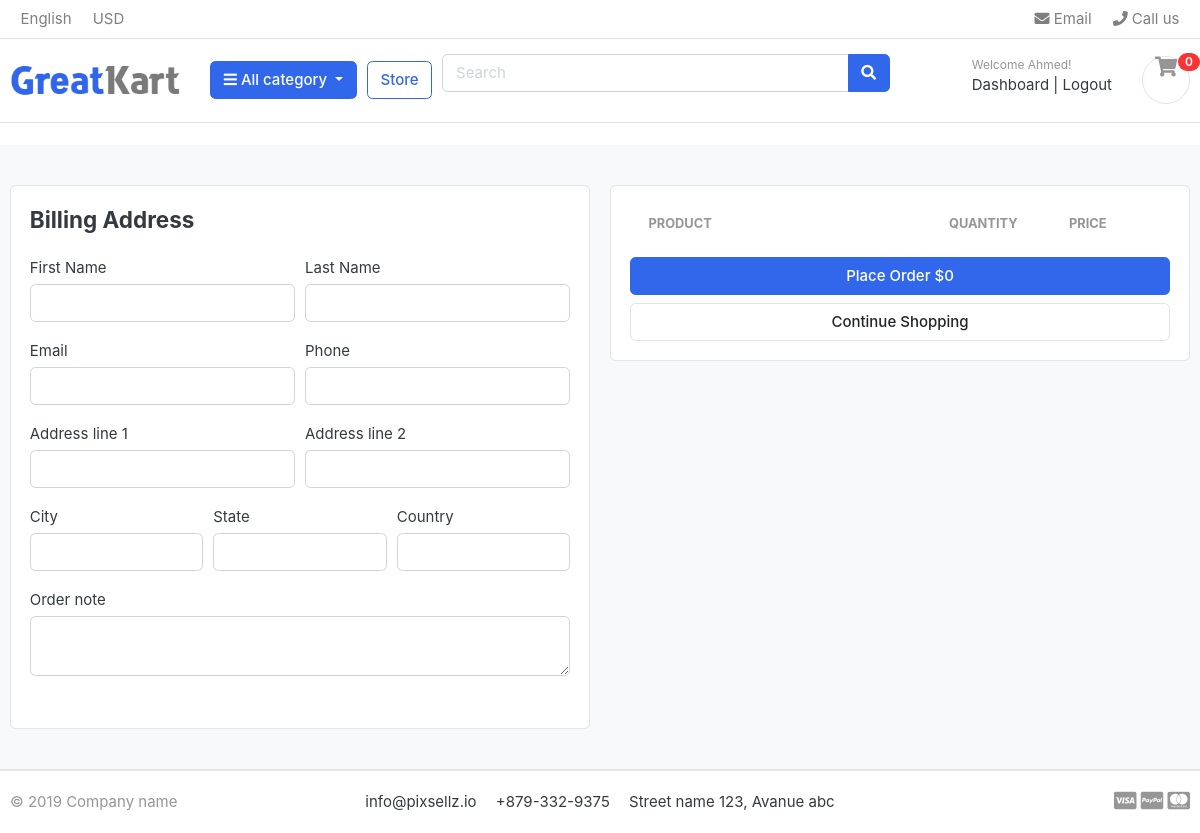
The page /cart/choeckout/ (signed in) on the database as committed earlier.
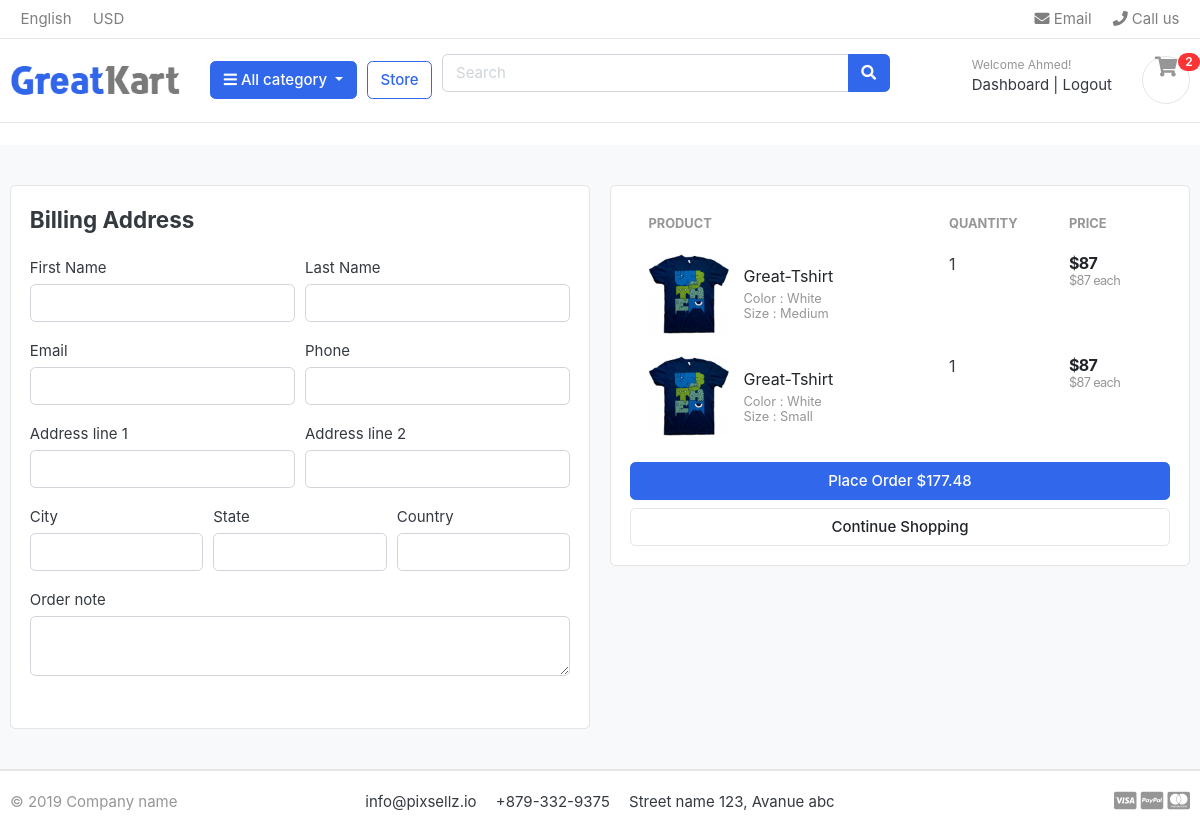
The same page on the database as committed later.
### carts/models.py (models this page shows, shortened)
class CartItem(models.Model):
    user = models.ForeignKey(Account, on_delete=models.CASCADE, null=True)
    variations = models.ManyToManyField(Variation,blank=True)
    product = models.ForeignKey(Product, on_delete=models.CASCADE , null=True)
    cart = models.ForeignKey(Cart, on_delete=models.CASCADE,null = True,blank=True)
    quantity= models.IntegerField()
    is_active = models.BooleanField(default=True)
    def totalPrice(self):
        return int(self.product.price*self.quantity)
    def __str__(self):
        return str(self.product)

### store/models.py (models this page shows, shortened)
class Product(models.Model):
    product_name = models.CharField(max_length=255,unique=True)
    slug        = models.SlugField(max_length=255, unique=True)
    description = models.TextField(max_length=255, blank=True)
    price       = models.IntegerField()
    image       = models.ImageField(upload_to='product_images/%y/%m/%d')
    stock       = models.IntegerField()
    is_available= models.BooleanField(default=True)
    category    = models.ForeignKey(Category, on_delete=models.CASCADE)
    created     = models.DateTimeField(auto_now_add=True)
    modified    = models.DateTimeField(auto_now=True)
    def __str__(self):
        return self.product_name

class Variation(models.Model):
    product            = models.ForeignKey(Product, on_delete=models.CASCADE)
    variation_category = models.CharField(max_length=100,choices=variation_category_choice)
    variation_value    = models.CharField(max_length=100)
    is_active          = models.BooleanField(default=True)
    created_date       = models.DateTimeField(auto_now=True)
    objects = VariationManger()

### carts/views.py (the view)
# urls.py: path('choeckout/', views.checkout, name='checkout', ),
@login_required(login_url='login')
def checkout(request,finalprice=0,total=0,tax=0,grandprice=0 ,cart = None ,cartitems = None):
    try:
        if request.user.is_authenticated:
            cartitems = CartItem.objects.filter(user=request.user,is_active=True)
        else:
            cart = Cart.objects.get(cart_id=_cart_id(request))
            cartitems = cart.cartitem_set.filter(is_active=True)
        for cartitem in cartitems:
            cartitem.product.price = int(cartitem.product.price)
            total = cartitem.product.price * cartitem.quantity
            finalprice += total
            tax = (2 * finalprice) / 100
            grandprice = finalprice + tax
    except ObjectDoesNotExist:
        pass
    ctx = {
        'total':total,
        'cart': cart,
        'cartitems': cartitems,
        'finalprice': finalprice,
        'tax': tax,
        'grandprice': grandprice,
    }
    return render(request, 'store/checkout.html',ctx)

### cartegory/context_processors.py (called while the page is built)
def menu_links(request):
    links = Category.objects.all()
    return dict(links=links)

### cartegory/models.py (called while the page is built)
    def get_url(self):
        return reverse('products_by_category', args=[self.slug])

### carts/context_processors.py (called while the page is built)
def counter(request):
    cart_count = 0
    if 'admin' in request.path:
        return {}
    else:
        try:
            cart = Cart.objects.filter(cart_id=_cart_id(request))
            if request.user.is_authenticated:
                cart_items = CartItem.objects.all().filter(user=request.user)
            else:
                cart_items = CartItem.objects.all().filter(cart=cart[:1])
            print(cart_items)
            for cart_item in cart_items:
                cart_count +=  cart_item.quantity
        except Cart.DoesNotExist:
            cart_count = 0
    return dict(cart_count=cart_count)

### carts/views.py (called while the page is built)
def _cart_id(request):
    cart = request.session.session_key
    if not cart:
        cart = request.session.create()
    return cart

### store/templates/store/checkout.html (shortened to what this page needs)
{% extends 'base.html' %}
{% load static %}
{% block content %}
<section class="section-content padding-y bg">
<div class="container">
<div class="row">
	<aside class="col-lg-6">
<div class="card">
    <div class="card-body">
        <h4 class="card-title mb-4">Billing Address</h4>
        <form action="{%url 'place_order'%}" method="POST">
            <div class="form-row">
                <div class="col form-group">
                    <label for="">First Name</label>
                    <input type="text" name="first_name" class="form-control" required>
                </div>
                <div class="col form-group">
                    <label for="">Last Name</label>
                    <input type="text" name="last_name" class="form-control" required>
                </div>
            </div>
            <div class="form-row">
                <div class="col form-group">
                    <label for="">Email</label>
                    <input type="text" name="email" class="form-control" required>
                </div>
                <div class="col form-group">
                    <label for="">Phone</label>
                    <input type="text" name="phone" class="form-control" required>
                </div>
            </div>
            <div class="form-row">
                <div class="col form-group">
                    <label for="">Address line 1</label>
                    <input type="text" name="address_line_1" class="form-control" required>
                </div>
                <div class="col form-group">
                    <label for="">Address line 2</label>
                    <input type="text" name="address_line_2" class="form-control">
                </div>
            </div>
            <div class="form-row">
                <div class="col form-group">
                    <label for="">City</label>
                    <input type="text" name="city" class="form-control" required>
                </div>
                <div class="col form-group">
                    <label for="">State</label>
                    <input type="text" name="state" class="form-control" required>
                </div>
                <div class="col form-group">
                    <label for="">Country</label>
                    <input type="text" name="country" class="form-control" required>
                </div>
            </div>
            <div class="form-row">
                <div class="col form-group">
                    <label for="">Order note</label>
                   <textarea name="order_note" rows="2" class="form-control"></textarea>
                </div>
            </div>
    </div>
</div>
	</aside>
	<aside class="col-lg-6">
		<div class="card">
		<div class="card-body">
<table class="table table-borderless table-shopping-cart">
<thead class="text-muted">
<tr class="small text-uppercase">
  <th scope="col">Product</th>
  <th scope="col" width="120">Quantity</th>
  <th scope="col" width="120">Price</th>
</tr>
</thead>
<tbody>
{% for cartitem in cartitems %}
<tr>
	<td>
		<figure class="itemside align-items-center">
			<div class="aside"><img src="{{ cartitem.product.image.url }}" class="img-sm"></div>
			<figcaption class="info">
				<a href="{{cart_item.product.get_url}}" class="title text-dark">{{ cartitem.product.product_name }}</a>
				<p class="text-muted small">
					{% if cartitem.variations.all%}
						{% for item in cartitem.variations.all %}
							{{ item.variation_category | capfirst }} : {{ item.variation_value | capfirst }} <br>
						{% endfor %}
					{% endif %}
				</p>
			</figcaption>
		</figure>
	</td>
	<td>
					<label for="">{{cartitem.quantity}}</label>
	</td>
	<td>
		<div class="price-wrap">
			<var class="price">${{ cartitem.totalPrice }}</var>
			<small class="text-muted"> ${{ cartitem.product.price }} each </small>
		</div>
	</td>
</tr>
{% endfor %}
</tbody>
</table>
            <button type="submit" name="submit" class="btn btn-primary btn-block">Place Order ${{grandprice}}</button>
			<a href="{% url 'store' %}" class="btn btn-light btn-block">Continue Shopping</a>
		</div>
		</div>
</aside>
</div>
</div>
</section>
{%endblock%}

### templates/navbar.html (shortened to what this page needs)
{%load static%}
<header class="section-header">
    <nav class="navbar p-md-0 navbar-expand-sm navbar-light border-bottom">
    <div class="container">
    <div class="collapse navbar-collapse" id="navbarTop4">
        <ul class="navbar-nav mr-auto">
            <li class="nav-item dropdown">
                <a href="#" class="nav-link">   English </a>
            </li>
            <li class="nav-item dropdown">
                <a href="#" class="nav-link"> USD </a>
            </li>
        </ul>
        <ul class="navbar-nav">
            <li><a href="{%url 'navbar'%}" class="nav-link"> <i class="fa fa-envelope"></i> Email </a></li>
            <li><a href="#" class="nav-link"> <i class="fa fa-phone"></i> Call us </a></li>
        </ul>
    </div>
    </div>
    </nav>
    <section class="header-main border-bottom">
        <div class="container">
    <div class="row align-items-center">
        <div class="col-lg-2 col-md-3 col-6">
            <a href="{% url 'home' %}" class="brand-wrap">
                <img class="logo" src="{% static './images/logo.png' %}">
            </a>
        </div>
        <div class="col-lg col-sm col-md col-6 flex-grow-0">
            <div class="category-wrap dropdown d-inline-block float-right">
                <button type="button" class="btn btn-primary dropdown-toggle" data-toggle="dropdown">
                    <i class="fa fa-bars"></i> All category
                </button>
            </div>
        </div>
        <a href="{%url 'store'%}" class="btn btn-outline-primary">Store</a>
        <div class="col-lg  col-md-6 col-sm-12 col">
            <form id="searchForm" action="{%url 'search'%}" class="search"  method="GET"  >
                <div class="input-group w-100">
                    <input type="text" class="form-control" style="width:60%;" placeholder="Search" name="search_query">
                    <div class="input-group-append">
                      <button class="btn btn-primary" type="submit">
                        <i class="fa fa-search"></i>
                      </button>
                    </div>
                </div>
            </form>
        </div>
        <div class="col-lg-3 col-sm-6 col-8 order-2 order-lg-3">
                    <div class="d-flex justify-content-end mb-3 mb-lg-0">
                        <div class="widget-header">
                            {%if request.user.is_authenticated%}
                            <small class="title text-muted">Welcome {{user.first_name}}!</small>
                            {%else%}
                            <small class="title text-muted">Welcome guest!</small>
                            {%endif%}
                            {%if request.user.is_authenticated%}
                            <div>
                                <a href="{%url 'dashboard'%}">Dashboard</a> <span class="dark-transp"> | </span>
                                <a href="{%url 'logout'%}">Logout</a>
                                {%else%}
                                <a href="{%url 'login'%}">Sign in</a> <span class="dark-transp"> | </span>
                                <a href="{%url 'register'%}"> Register</a>
                                {%endif%}
                            </div>
                        </div>
                        <a href="{%url 'cart'%}" class="widget-header pl-3 ml-3">
                            <div class="icon icon-sm rounded-circle border"><i class="fa fa-shopping-cart"></i></div>
                            <span class="badge badge-pill badge-danger notify">{{cart_count}}</span>
                        </a>
                    </div>
                </div>
    </div>
        </div>
    </section>
    </header>

Rows that differ between the two databases and show on the page:
added CartItem: product.image (picture), product.product_name "Great-Tshirt", quantity "1", totalPrice "87", product.price "87"
now on this page (row unchanged): Variation: variation_category "Color", variation_value "White"
now on this page (row unchanged): Variation: variation_category "Size", variation_value "Medium", shown under "Great-Tshirt"
added CartItem: product.image (picture), product.product_name "Great-Tshirt", quantity "1", totalPrice "87", product.price "87"
now on this page (row unchanged): Variation: variation_category "Size", variation_value "Small", shown under "Great-Tshirt"
Other text that changed with them:
{{ cart_count }}: "0" → "2"
{{ grandprice }}: "0" → "177.48"
